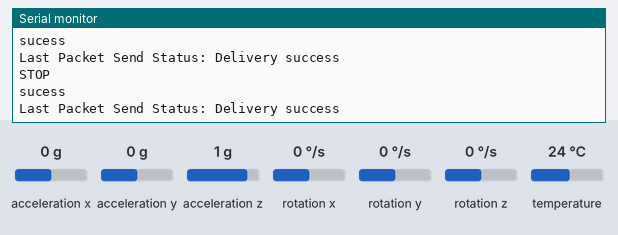
The sketch below on a simulated ESP32. Parts: the last lines printed to the serial monitor. The inputs (shaded band) are chosen by the test bench; at power-on: acceleration x 0 g, acceleration y 0 g, acceleration z 1 g, rotation x 0 °/s, rotation y 0 °/s, rotation z 0 °/s, temperature 24 °C.

Above: at 4.2 s.
4.3 s: acceleration x set to -1.4 g
At 4.44 s:
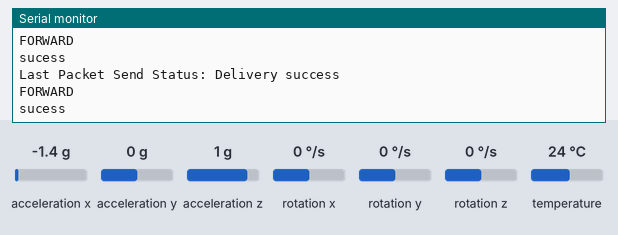
5.9 s: acceleration x set to 0.8 g
At 5.98 s:
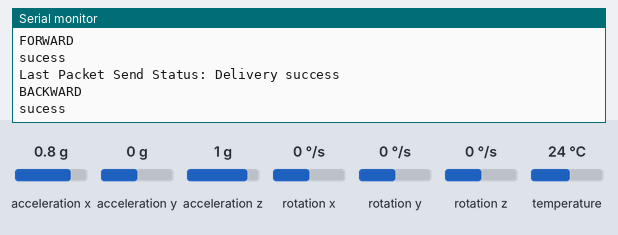

Measured:
- after the input at 4.3 s, the serial monitor: prints a new line at once (image 1)
- after the input at 5.9 s, the serial monitor: prints a new line after 0.08 s (image 2)

The sketch:

transmitter.ino
```cpp
#include <WiFi.h>
#include <Wire.h>
#include <esp_now.h>
#include <Adafruit_MPU6050.h>
#include <Adafruit_Sensor.h>

Adafruit_MPU6050 mpu;
int x ,y;

// REPLACE WITH RECEIVER MAC Address
uint8_t broadcastAddress[] = {0x10, 0x06, 0x1C, 0xA6, 0xE9, 0x14};
typedef struct message {
  char command[10] ;
};
message myData;
esp_now_peer_info_t peerInfo;
void OnDataSent(const uint8_t *mac_addr, esp_now_send_status_t sendStatus) {
  Serial.print("Last Packet Send Status: ");
  if (sendStatus == 0){
    Serial.println("Delivery success");
  }
  else{
    Serial.println("Delivery fail");
  }
}

void setup() {

  Serial.begin(115200);
  WiFi.mode(WIFI_STA);
  mpu.begin();
  delay(1000);
  if (esp_now_init() != 0) {
    Serial.println("Error initializing ESP-NOW");
    return;
  }
delay(1000);
  mpu.setAccelerometerRange(MPU6050_RANGE_8_G);
  Serial.print("Accelerometer range set to: ");
  switch (mpu.getAccelerometerRange()) {
  case MPU6050_RANGE_2_G:
    Serial.println("+-2G");
    break;
  case MPU6050_RANGE_4_G:
    Serial.println("+-4G");
    break;
  case MPU6050_RANGE_8_G:
    Serial.println("+-8G");
    break;
  case MPU6050_RANGE_16_G:
    Serial.println("+-16G");
    break;
  }
delay(1000);
  esp_now_register_send_cb(OnDataSent);
  memcpy(peerInfo.peer_addr, broadcastAddress, 6);
  peerInfo.channel = 1;
  peerInfo.encrypt = false;
  if (esp_now_add_peer(&peerInfo) == ESP_OK){
    Serial.println("Syccesfully added peer");
    return;
  }
}

void loop() {

  sensors_event_t a, g, temp;
  mpu.getEvent(&a, &g, &temp);

  x =map(a.acceleration.x,-9,9,-10,10);//myData.x_val
  y =map(a.acceleration.y,-9,9,-10,10) ;//myData.y_val

  if(x < -4){
    strcpy(myData.command, "FORWARD");
    Serial.println("FORWARD");
  }
  else if(x > 4){
    strcpy(myData.command, "BACKWARD");
    Serial.println("BACKWARD");
  }
   else if(y < -4){
    strcpy(myData.command, "LEFT");
    Serial.println("LEFT");
  }
   else if(y > 4){
    strcpy(myData.command, "RIGHT");
    Serial.println("RIGHT");
  }
  else{
    strcpy(myData.command, "STOP");
    Serial.println("STOP");
  }


  esp_err_t res=esp_now_send(broadcastAddress, (uint8_t*) &myData, sizeof(myData));
  if(res==ESP_OK){
    Serial.println("sucess");
  }
  else{
    Serial.println("failed");
  }
  delay(100);

}
```
